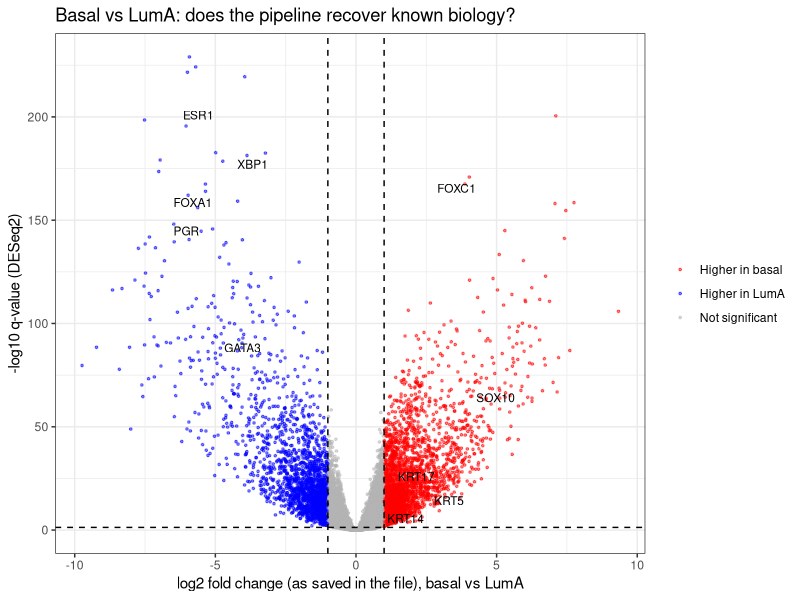
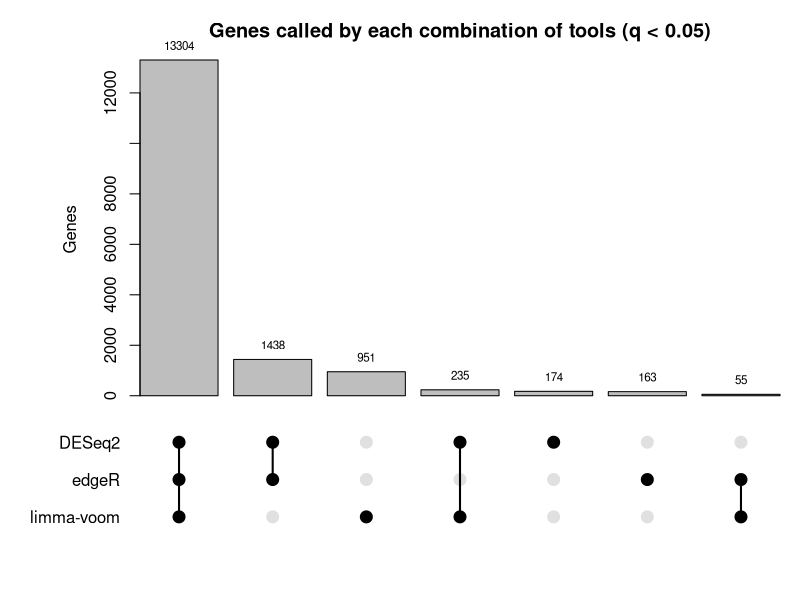

Recreate these plots in R, in order.
# Volcano plot and 3-tool overlap plot for the positive control: Basal vs LumA (basal = case).
suppressPackageStartupMessages({library(ggplot2); library(ggrepel)})
d <- read.csv("results/tcga/de_posctrl_basal_vs_lumA.csv")
tools <- c(DESeq2 = "q_deseq2", edgeR = "q_edger", `limma-voom` = "q_limmavoom")

# ---- Volcano (DESeq2 q-values) ----
d$q <- pmax(d$q_deseq2, 1e-300)
d$nlq <- -log10(d$q)
d$status <- ifelse(!is.na(d$q_deseq2) & d$q_deseq2 < 0.05 & abs(d$lfc) >= 1,
                   ifelse(d$lfc > 0, "Higher in basal", "Higher in LumA"), "Not significant")
markers <- c("KRT5", "KRT14", "KRT17", "FOXC1", "SOX10", "ESR1", "GATA3", "FOXA1", "PGR", "XBP1")
lab <- d[d$gene_name %in% markers & !is.na(d$q_deseq2), ]
cat("Known marker genes (positive lfc = higher in basal):\n")
print(data.frame(gene = lab$gene_name, lfc = round(lab$lfc, 2), q_deseq2 = signif(lab$q_deseq2, 2)), row.names = FALSE)
p <- ggplot(d[!is.na(d$nlq), ], aes(lfc, nlq, colour = status)) +
  geom_point(size = 0.6, alpha = 0.5) +
  scale_colour_manual(values = c("Higher in basal" = "red", "Higher in LumA" = "blue", "Not significant" = "grey70")) +
  geom_text_repel(data = lab, aes(label = gene_name), colour = "black", size = 3, max.overlaps = Inf) +
  geom_vline(xintercept = c(-1, 1), linetype = 2) + geom_hline(yintercept = -log10(0.05), linetype = 2) +
  labs(x = "log2 fold change (as saved in the file), basal vs LumA", y = "-log10 q-value (DESeq2)",
       title = "Basal vs LumA: does the pipeline recover known biology?", colour = NULL) +
  theme_bw()
ggsave("results/figures/volcano_basal_vs_lumA.png", p, width = 8, height = 6, dpi = 150)

# ---- Overlap of genes called at q < 0.05 (UpSet-style, base R) ----
sig <- sapply(tools, function(n) !is.na(d[[n]]) & d[[n]] < 0.05)
cat("\nGenes called at q < 0.05 per tool:\n"); print(colSums(sig))
key <- apply(sig, 1, function(r) paste(as.integer(r), collapse = ""))
tab <- sort(table(key[key != "000"]), decreasing = TRUE)
cat("\nOverlap table (bits = DESeq2, edgeR, limma-voom):\n"); print(tab)
write.csv(data.frame(combo = names(tab), genes = as.vector(tab)), "results/tcga/posctrl_overlap_counts.csv", row.names = FALSE)
n <- length(tab); xl <- c(0.2, 1.2 * n)
png("results/figures/upset_basal_vs_lumA.png", width = 1400, height = 900, res = 150)
layout(matrix(1:2, nrow = 2), heights = c(3, 1.4))
par(mar = c(0.5, 7, 3, 1), xaxs = "i")
bp <- barplot(as.vector(tab), names.arg = NA, xlim = xl, ylab = "Genes", main = "Genes called by each combination of tools (q < 0.05)")
text(bp, as.vector(tab), labels = as.vector(tab), pos = 3, cex = 0.7, xpd = TRUE)
par(mar = c(3, 7, 0.5, 1), xaxs = "i")
plot(NA, xlim = xl, ylim = c(0.5, 3.5), axes = FALSE, xlab = "", ylab = "")
axis(2, at = 3:1, labels = names(tools), las = 1, tick = FALSE)
for (j in seq_len(n)) {
  bits <- as.integer(strsplit(names(tab)[j], "")[[1]])
  points(rep(bp[j], 3), 3:1, pch = 19, cex = 1.6, col = ifelse(bits == 1, "black", "grey88"))
  on <- (3:1)[bits == 1]; if (length(on) > 1) lines(rep(bp[j], 2), range(on), lwd = 2)
}
dev.off()
cat("\nsaved volcano_basal_vs_lumA.png and upset_basal_vs_lumA.png in results/figures\n")
